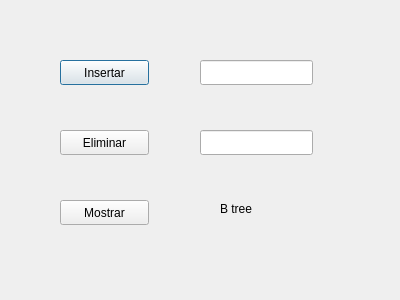
<?xml version="1.0" encoding="UTF-8"?>
<ui version="4.0">
 <class>bt_window</class>
 <widget class="QDialog" name="bt_window">
  <property name="geometry">
   <rect>
    <x>0</x>
    <y>0</y>
    <width>400</width>
    <height>300</height>
   </rect>
  </property>
  <property name="windowTitle">
   <string>Dialog</string>
  </property>
  <widget class="QPushButton" name="pushButton">
   <property name="geometry">
    <rect>
     <x>60</x>
     <y>60</y>
     <width>89</width>
     <height>25</height>
    </rect>
   </property>
   <property name="text">
    <string>Insertar</string>
   </property>
  </widget>
  <widget class="QPushButton" name="pushButton_2">
   <property name="geometry">
    <rect>
     <x>60</x>
     <y>130</y>
     <width>89</width>
     <height>25</height>
    </rect>
   </property>
   <property name="text">
    <string>Eliminar</string>
   </property>
  </widget>
  <widget class="QPushButton" name="pushButton_3">
   <property name="geometry">
    <rect>
     <x>60</x>
     <y>200</y>
     <width>89</width>
     <height>25</height>
    </rect>
   </property>
   <property name="text">
    <string>Mostrar</string>
   </property>
  </widget>
  <widget class="QLabel" name="label">
   <property name="geometry">
    <rect>
     <x>220</x>
     <y>200</y>
     <width>67</width>
     <height>17</height>
    </rect>
   </property>
   <property name="text">
    <string>B tree</string>
   </property>
  </widget>
  <widget class="QLineEdit" name="lineEdit">
   <property name="geometry">
    <rect>
     <x>200</x>
     <y>60</y>
     <width>113</width>
     <height>25</height>
    </rect>
   </property>
  </widget>
  <widget class="QLineEdit" name="lineEdit_2">
   <property name="geometry">
    <rect>
     <x>200</x>
     <y>130</y>
     <width>113</width>
     <height>25</height>
    </rect>
   </property>
  </widget>
 </widget>
 <resources/>
 <connections/>
</ui>
